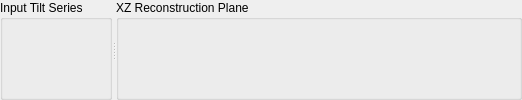
     <widget class="QSplitter" name="splitter">
      <property name="sizePolicy">
       <sizepolicy hsizetype="Expanding" vsizetype="Expanding">
        <horstretch>0</horstretch>
        <verstretch>0</verstretch>
       </sizepolicy>
      </property>
      <property name="orientation">
       <enum>Qt::Horizontal</enum>
      </property>
      <widget class="QGroupBox" name="groupBox_3">
       <property name="title">
        <string>Input Tilt Series</string>
       </property>
       <layout class="QGridLayout" name="gridLayout">
        <property name="margin">
         <number>0</number>
        </property>
        <item row="0" column="0">
         <widget class="QMRCDisplayWidget" name="m_MRCDisplayWidget" native="true"/>
        </item>
       </layout>
      </widget>
      <widget class="QGroupBox" name="reconstructedDisplayGroupBox">
       <property name="minimumSize">
        <size>
         <width>0</width>
         <height>0</height>
        </size>
       </property>
       <property name="title">
        <string>XZ Reconstruction Plane</string>
       </property>
       <layout class="QGridLayout" name="gridLayout_5">
        <property name="margin">
         <number>0</number>
        </property>
        <item row="0" column="0">
         <widget class="QMRCDisplayWidget" name="m_ReconstructedDisplayWidget" native="true">
          <property name="sizePolicy">
           <sizepolicy hsizetype="Expanding" vsizetype="Expanding">
            <horstretch>0</horstretch>
            <verstretch>0</verstretch>
           </sizepolicy>
          </property>
          <property name="minimumSize">
           <size>
            <width>400</width>
            <height>0</height>
           </size>
          </property>
          <property name="maximumSize">
           <size>
            <width>16777215</width>
            <height>16777215</height>
           </size>
          </property>
          <property name="baseSize">
           <size>
            <width>0</width>
            <height>0</height>
           </size>
          </property>
          <property name="acceptDrops">
           <bool>false</bool>
          </property>
          <property name="autoFillBackground">
           <bool>false</bool>
          </property>
         </widget>
        </item>
       </layout>
      </widget>
     </widget>
